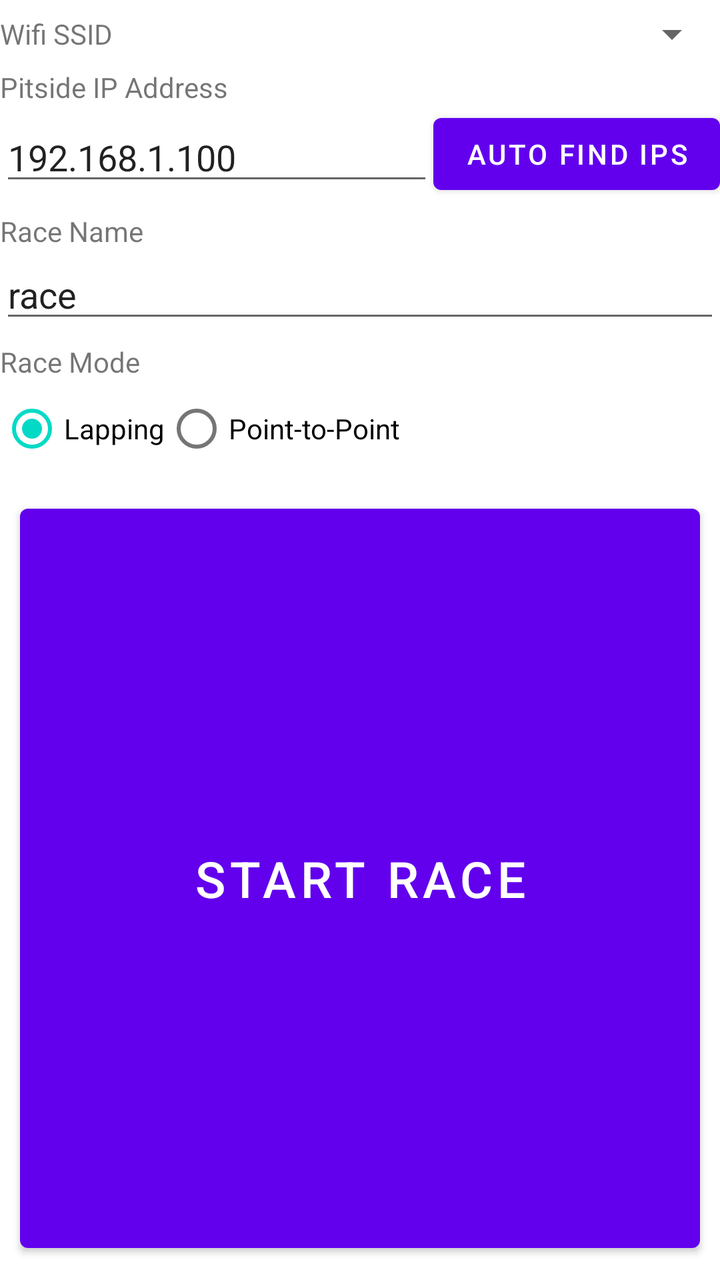
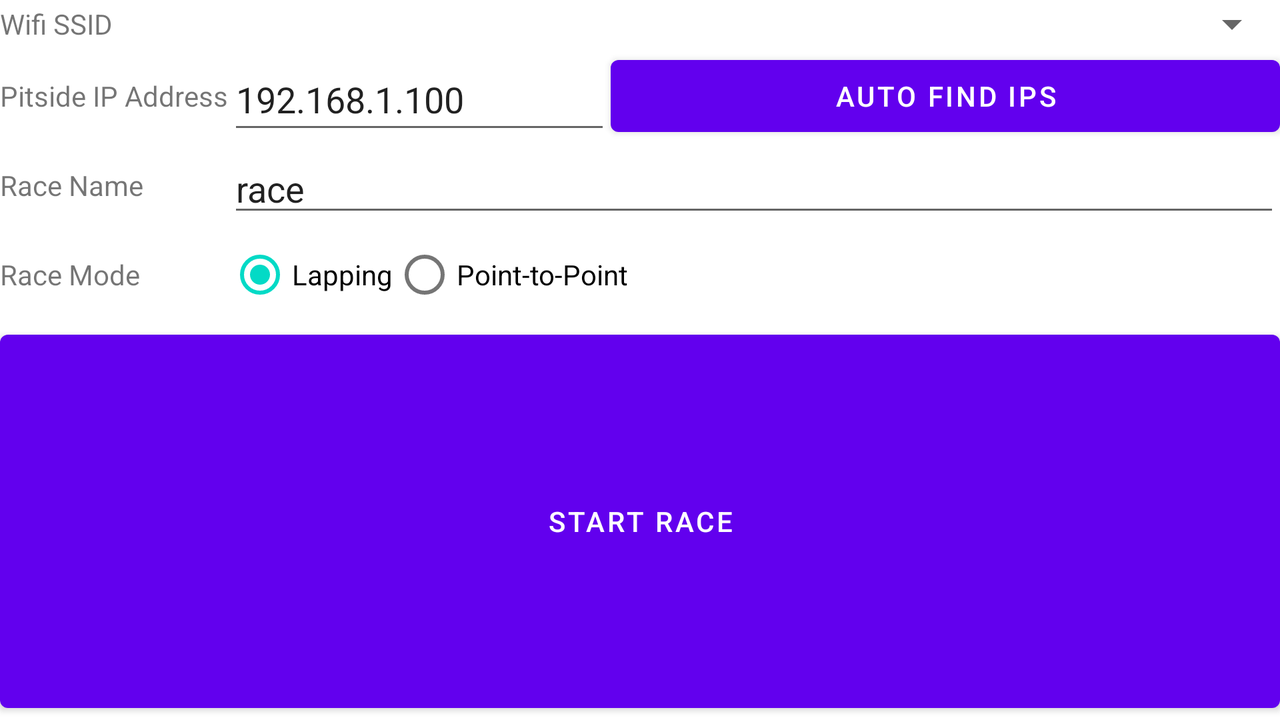

Two renders of one Android screen. The first uses the default layout on a phone; the second uses the alternative layout the repository ships for a different screen configuration, on a matching device. The two XML files are below.
<!-- AndroidManifest.xml: fallback theme Theme.MaterialComponents.DayNight.NoActionBar -->
<!-- res/layout/landingnewrace.xml -->
<?xml version="1.0" encoding="utf-8"?>

<LinearLayout xmlns:android="http://schemas.android.com/apk/res/android"
    android:id="@+id/LinearLayout1"
    android:layout_width="match_parent"
    android:layout_height="match_parent"
    android:orientation="vertical" >

    <TableLayout
        android:id="@+id/tableLayout1"
        android:layout_width="match_parent"
        android:layout_height="wrap_content" >

        <TableRow
            android:id="@+id/rowSSID"
            android:layout_width="wrap_content"
            android:layout_height="wrap_content"
            android:paddingTop="5dp" >

            <TextView
                android:id="@+id/lblSSID"
                android:layout_width="0dp"
                android:layout_height="wrap_content"
                android:layout_gravity="center_vertical"
                android:layout_weight="1"
                android:text="Wifi SSID" />

            <Spinner
                android:id="@+id/spnSSID"
                android:layout_width="fill_parent"
                android:layout_height="wrap_content"
                android:layout_weight="1" />
        </TableRow>

        <TableRow
            android:id="@+id/TableRow01"
            android:layout_width="wrap_content"
            android:layout_height="wrap_content"
            android:paddingTop="5dp" >

            <TextView
                android:id="@+id/TextView91"
                android:layout_width="fill_parent"
                android:layout_height="wrap_content"
                android:layout_gravity="center_vertical"
                android:text="Pitside IP Address" />
        </TableRow>

        <TableRow
            android:id="@+id/tableRow2"
            android:layout_width="wrap_content"
            android:layout_height="wrap_content" >

            <EditText
                android:id="@+id/txtIP"
                android:layout_width="0dip"
                android:layout_height="wrap_content"
                android:layout_gravity="center_vertical"
                android:layout_weight="2"
                android:hint="input IP address here"
                android:inputType="text"
                android:text="192.168.1.100" />

            <Button
                android:id="@+id/btnAutoIP"
                android:layout_width="wrap_content"
                android:layout_height="wrap_content"
                android:text="Auto find IPs" />
        </TableRow>

        <TableRow
            android:id="@+id/TableRow02"
            android:layout_width="wrap_content"
            android:layout_height="wrap_content"
            android:paddingTop="5dp" >

            <TextView
                android:id="@+id/TextView02"
                android:layout_width="wrap_content"
                android:layout_height="wrap_content"
                android:text="Race Name" />
        </TableRow>

        <TableRow
            android:id="@+id/tableRow3"
            android:layout_width="wrap_content"
            android:layout_height="wrap_content" >

            <EditText
                android:id="@+id/txtRaceName"
                android:layout_width="wrap_content"
                android:layout_height="wrap_content"
                android:layout_weight="1"
                android:inputType="text"
                android:text="race" />
        </TableRow>

        <TableRow
            android:id="@+id/TableRow03"
            android:layout_width="wrap_content"
            android:layout_height="wrap_content"
            android:paddingTop="5dp" >

            <TextView
                android:id="@+id/TextView03"
                android:layout_width="wrap_content"
                android:layout_height="wrap_content"
                android:text="Race Mode" />
        </TableRow>

        <RadioGroup
            android:id="@+id/rgRaceMode"
            android:layout_width="wrap_content"
            android:layout_height="wrap_content"
            android:orientation="horizontal" >

            <RadioButton
                android:id="@+id/rbLapping"
                android:layout_width="wrap_content"
                android:layout_height="wrap_content"
                android:checked="true"
                android:text="Lapping" />

            <RadioButton
                android:id="@+id/rbPointToPoint"
                android:layout_width="wrap_content"
                android:layout_height="wrap_content"
                android:text="Point-to-Point" />
        </RadioGroup>

        <TableRow
            android:id="@+id/rowFinishCount"
            android:layout_width="wrap_content"
            android:layout_height="wrap_content"
            android:paddingTop="5dp"
            android:visibility="gone" >

            <TextView
                android:id="@+id/lblRaceMode"
                android:layout_width="wrap_content"
                android:layout_height="wrap_content"
                android:layout_weight="1"
                android:text="@string/finish_count" />

            <EditText
                android:id="@+id/edtFinishCount"
                android:layout_width="wrap_content"
                android:layout_height="wrap_content"
                android:inputType="number" />

            <Button
                android:id="@+id/btnFinishHelp"
                android:layout_width="wrap_content"
                android:layout_height="wrap_content"
                android:text="Help" />
        </TableRow>
    </TableLayout>

    <Button
        android:id="@+id/btnApply"
        android:layout_width="fill_parent"
        android:layout_height="fill_parent"
        android:layout_margin="10dp"
        android:text="Start Race"
        android:textSize="25sp" />

</LinearLayout>
<!-- resources referenced by this layout -->
<resources>
  <string name="finish_count">Finish Count</string>
</resources>
<!-- res/layout-land/landingnewrace.xml (the repository's variant of the layout above) -->
<!-- drawn on the phone turned sideways -->
<?xml version="1.0" encoding="utf-8"?>

<LinearLayout xmlns:android="http://schemas.android.com/apk/res/android"
    android:id="@+id/LinearLayout1"
    android:layout_width="fill_parent"
    android:layout_height="fill_parent"
    android:orientation="vertical" >

    

    <TableLayout
        android:id="@+id/tableLayout1"
        android:layout_width="match_parent"
        android:layout_height="wrap_content" >

        <TableRow
            android:id="@+id/rowSSID"
            android:layout_width="wrap_content"
            android:layout_height="wrap_content" >

            <TextView
                android:id="@+id/lblSSID"
                android:layout_width="wrap_content"
                android:layout_height="wrap_content"
                android:layout_gravity="center_vertical"
                android:text="Wifi SSID" />

            <Spinner
                android:id="@+id/spnSSID"
                android:layout_width="fill_parent"
                android:layout_height="wrap_content"
                android:layout_weight="1" />
        </TableRow>

        <TableRow
            android:id="@+id/tableRow2"
            android:layout_width="wrap_content"
            android:layout_height="wrap_content" >

            <TextView
                android:id="@+id/lblPitsideIP"
                android:layout_width="wrap_content"
                android:layout_height="wrap_content"
                android:layout_gravity="center_vertical"
                android:text="Pitside IP Address" />

            <LinearLayout
                android:id="@+id/LinearLayout01"
                android:layout_width="fill_parent"
                android:layout_height="wrap_content"
                android:layout_weight="1"
                android:orientation="horizontal" >

                <EditText
                    android:id="@+id/txtIP"
                    android:layout_width="0dip"
                    android:layout_height="fill_parent"
                    android:layout_gravity="center_vertical"
                    android:layout_weight="1"
                    android:hint="input IP address here"
                    android:inputType="text"
                    android:text="192.168.1.100" />

                <Button
                    android:id="@+id/btnAutoIP"
                    android:layout_width="wrap_content"
                    android:layout_height="fill_parent"
                    android:layout_gravity="center_vertical"
                    android:layout_weight="1"
                    android:text="Auto find IPs" />
            </LinearLayout>
        </TableRow>

        <TableRow
            android:id="@+id/tableRow3"
            android:layout_width="wrap_content"
            android:layout_height="wrap_content" >

            <TextView
                android:id="@+id/lblRaceName"
                android:layout_width="wrap_content"
                android:layout_height="wrap_content"
                android:layout_gravity="center_vertical"
                android:text="Race Name" />

            <EditText
                android:id="@+id/txtRaceName"
                android:layout_width="wrap_content"
                android:layout_height="wrap_content"
                android:layout_weight="1"
                android:inputType="text"
                android:text="race" />
        </TableRow>

        <TableRow
            android:id="@+id/tableRow13"
            android:layout_width="wrap_content"
            android:layout_height="wrap_content" >

            <TextView
                android:id="@+id/lblRaceMode"
                android:layout_width="wrap_content"
                android:layout_height="wrap_content"
                android:layout_gravity="center_vertical"
                android:text="Race Mode" />

            <RadioGroup
                android:id="@+id/rgRaceMode"
                android:layout_width="wrap_content"
                android:layout_height="wrap_content"
                android:orientation="horizontal" >

                <RadioButton
                    android:id="@+id/rbLapping"
                    android:layout_width="wrap_content"
                    android:layout_height="wrap_content"
                    android:checked="true"
                    android:text="Lapping" />

                <RadioButton
                    android:id="@+id/rbPointToPoint"
                    android:layout_width="wrap_content"
                    android:layout_height="wrap_content"
                    android:text="Point-to-Point" />
            </RadioGroup>
        </TableRow>

        <TableRow
            android:id="@+id/rowFinishCount"
            android:layout_width="wrap_content"
            android:layout_height="wrap_content"
            android:visibility="gone" >

            <TextView
                android:id="@+id/lblFinishCount"
                android:layout_width="wrap_content"
                android:layout_height="wrap_content"
                android:text="Finish Count" />

            <EditText
                android:id="@+id/edtFinishCount"
                android:layout_width="wrap_content"
                android:layout_height="wrap_content"
                android:layout_weight="1"
                android:inputType="number" />

            <Button
                android:id="@+id/btnFinishHelp"
                android:layout_width="wrap_content"
                android:layout_height="wrap_content"
                android:text="Help" />
        </TableRow>
    </TableLayout>

    <Button
        android:id="@+id/btnApply"
        android:layout_width="fill_parent"
        android:layout_height="fill_parent"
        android:text="Start Race" />

</LinearLayout>
<!-- resources referenced by the variant -->
<!-- as the phone turned sideways resolves them -->
<resources>

</resources>
